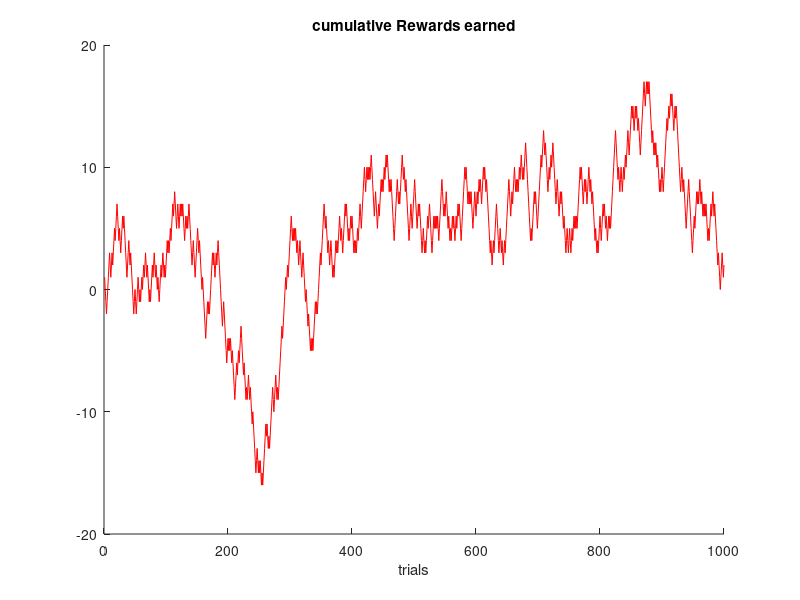
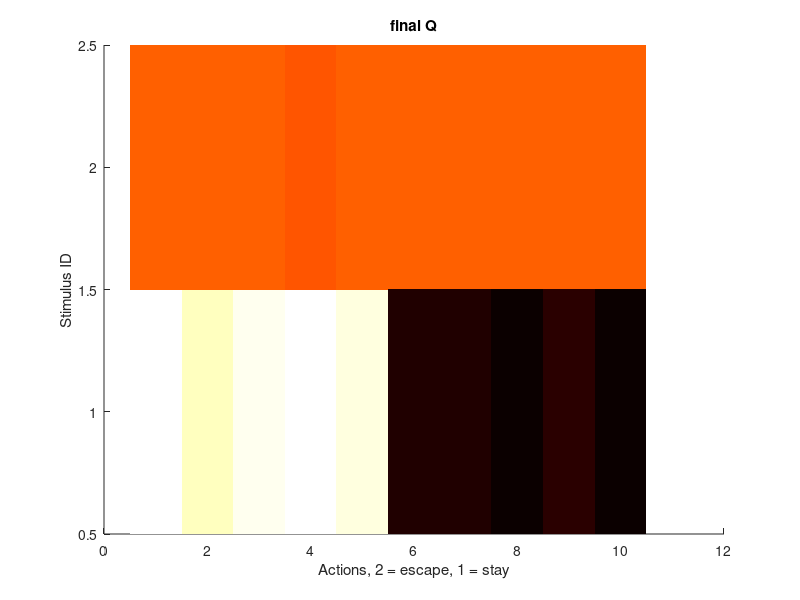
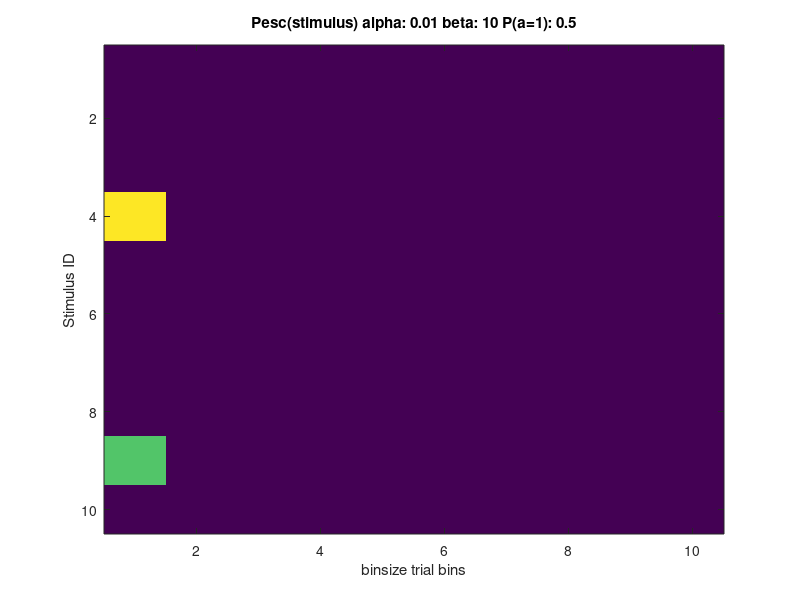
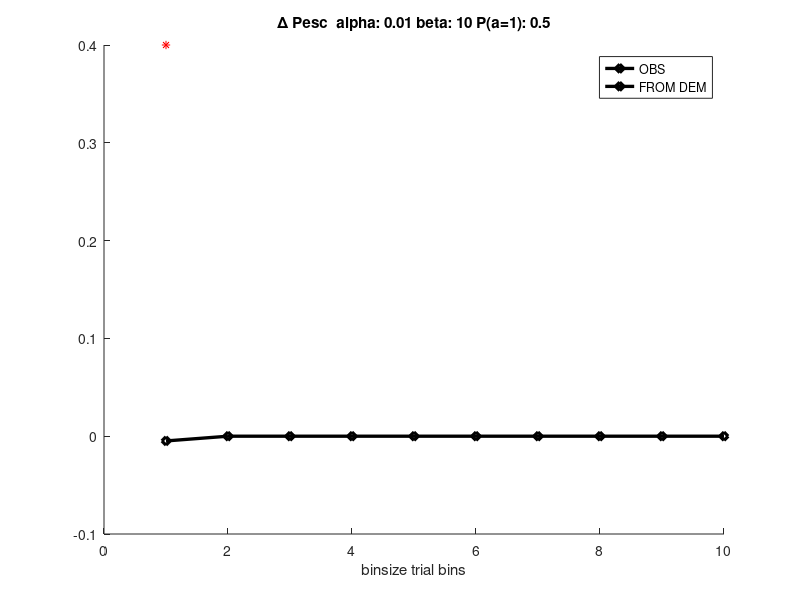

MATLAB code for these plots, in order:
%Discrete case
%Observer makes actions according to:
% a ~ P(r=1|a,s)P(adem|s)P(a) / Z

clc
clear
close all

%number of stimuli
Ns = 10;
%number of actions
Na = 2;

ntrials = 1000;
binsize = 100;

%parameters
alpha = 0.01; %sarsa learning rate
beta = 10; %inverse temperature
Pescape = [0.5; 0.5]; %prior probability of escape

%policy from demonstrator  P(a|s)
pid_as = nan(Na,Ns);
%For two action case : index 1 is stay, 2 is leave
pid_as(1,:) = [0.9*ones(1,Ns/2),0.5*ones(1,Ns/2)];
pid_as(2,:) = 1 - pid_as(1,:);

initialdpnp = mean(pid_as(2,Ns/2 + 1:end)) - mean(pid_as(2,1:Ns/2));


%initialize data arrays
x = nan(1,ntrials); %stimuli
a = nan(1,ntrials); %action
S = zeros(1,Ns); %count of trials per stimulus (gets refreshed every 100 trials)
A = zeros(1,Ns); %count of escapes per stimulus
R = nan(1,ntrials); %rewards earned
P = nan(2,ntrials); %posterior probability over actions given stimulus in x
K = S;

%Q value
Q = zeros(Na,Ns);


%Pesc
PESC = nan(ntrials/100,Ns);
dpnp = nan(ntrials/100,2);
error = nan(1,ntrials);


l = 1;

for ii = 1:ntrials
    
    %choose stimulus
    h = randi(Ns);
    x(ii) = h;     
    
    %dummy variables
    S(h) = S(h)+1;
    K(h) = K(h)+1; 
    
    %choose stochastic action according to scheme above
    p = exp(beta*Q(:,h)).*pid_as(:,h).*Pescape;
    P(:,h) = p/sum(p);
    a(ii) = 1 + double(P(2,ii)> (rand));
    %for greedy action:
    %[~,a(ii)] = max(pio(:,h));
    
%      %choose a sigma greedy action
%     if rand > sigma  %greedy action
%         a(ii) = I;
%     else
%         if I==2      %random action
%         a(ii) = 1;
%         elseif I==1
%             a(ii) = 2;
%         end
%     end
    
    if a(ii)==2
        A(h) = A(h)+1;
    end
    
        %collect reward
    if (h <= Ns/2 && a(ii)==2)  %this is escape when no puff
        
        r = -1;
    elseif (h <= Ns/2 && a(ii)==1) % this is stay when no puff
        r = 1;
    elseif (h > Ns/2 && a(ii)==2) %this is escape when puff
        r = 1;
    elseif (h > Ns/2 && a(ii)==1)
        r = -1;             % this is stay when puff 
    end
    
    R(ii) = r;
    %Q iteration
    Q(a(ii),h) = Q(a(ii),h) + alpha*(r - Q(a(ii),h));
    
    %squared bellman error
    error(ii) = (r-Q(a(ii),h)).^2;
    
    if rem(ii,100)==0
        PESC(l,:) = A./S;  %probability of escape
        dpnp(l,1) = mean(PESC(l,Ns/2 + 1:end)) - mean(PESC(l,1:Ns/2));
        A = zeros(1,Ns); S = A;
        l=l+1;
    end
   
            
    fprintf('\n %f percent done .... \n',ii*100/ntrials)
end

figure(11);hold on;plot(cumsum(R),'r');title 'cumulative Rewards earned'; xlabel 'trials';
figure(22);hold on;imagesc(Q);colormap(hot); title 'final Q'; ylabel 'Stimulus ID';
xlabel 'Actions, 2 = escape, 1 = stay';

figure(33);imagesc(PESC'); ylabel 'Stimulus ID'; xlabel 'binsize trial bins';
title(['Pesc(stimulus) alpha: ' num2str(alpha) ' beta: ' num2str(beta) ' P(a=1): ' num2str(Pescape(2))]);

figure(44);hold on;plot(dpnp,'-dk','LineWidth',2.4);xlabel 'binsize trial bins';
tt = nan(length(dpnp),1); tt(1)= initialdpnp;
hold on;plot(tt,'*r');
title(['\Delta Pesc  alpha: ' num2str(alpha) ' beta: ' num2str(beta) ' P(a=1): ' num2str(Pescape(2))]);
legend('OBS','FROM DEM');
tt = mean(PESC(end-5:end,:)); tt = tt(:);
figure(55);plot([tt(1:Ns/2) ;  nan(Ns/2,1)],'-db','LineWidth',2.4); 
hold on; plot([nan(Ns/2,1); tt(Ns/2 + 1:end)],'-dr','LineWidth',2.4); ylim([0 1]);
title(['Pesc(stimulus) at end, alpha: ' num2str(alpha) ' beta: ' num2str(beta) ' P(a=1): ' num2str(Pescape(2))]);

xlabel 'Stimulus ID';  ylabel 'Pesc';


if 0
    h1 = figure(33);
    saveas(h1,'C:\Users\songbird\Dropbox\Q learning agent\OBS_PESC','bmp');
    h2 = figure(44);
    saveas(h2,'C:\Users\songbird\Dropbox\Q learning agent\OBS_dpnp','bmp');
    h3 = figure(55);
    saveas(h3,'C:\Users\songbird\Dropbox\Q learning agent\OBS_Pesc(stimulus)','bmp');
end